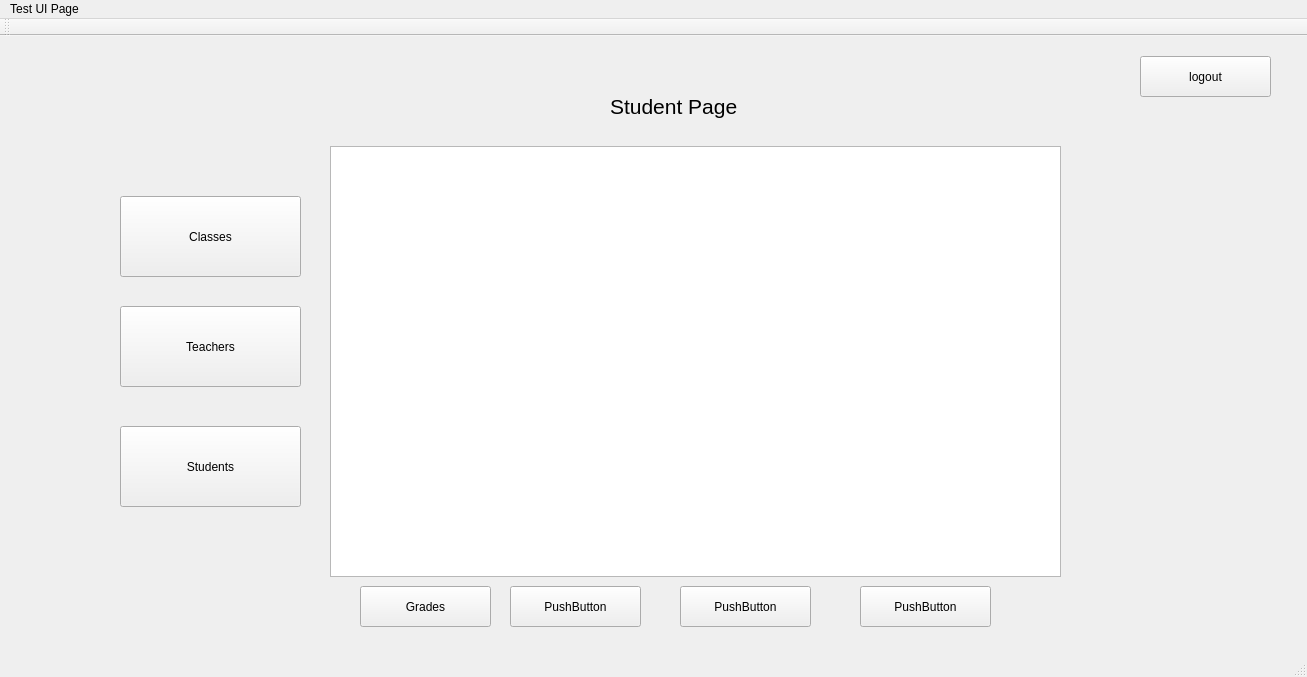
<?xml version="1.0" encoding="UTF-8"?>
<ui version="4.0">
 <class>MyWindow</class>
 <widget class="QMainWindow" name="MyWindow">
  <property name="geometry">
   <rect>
    <x>0</x>
    <y>0</y>
    <width>1307</width>
    <height>677</height>
   </rect>
  </property>
  <property name="windowTitle">
   <string>MyWindow</string>
  </property>
  <widget class="QWidget" name="centralWidget">
   <widget class="QStackedWidget" name="stackedWidget">
    <property name="geometry">
     <rect>
      <x>20</x>
      <y>-10</y>
      <width>1301</width>
      <height>631</height>
     </rect>
    </property>
    <property name="currentIndex">
     <number>1</number>
    </property>
    <widget class="QWidget" name="page">
     <widget class="QGroupBox" name="groupBox">
      <property name="geometry">
       <rect>
        <x>190</x>
        <y>90</y>
        <width>551</width>
        <height>361</height>
       </rect>
      </property>
      <property name="title">
       <string>Login</string>
      </property>
      <widget class="QPushButton" name="pushButton">
       <property name="geometry">
        <rect>
         <x>40</x>
         <y>160</y>
         <width>381</width>
         <height>51</height>
        </rect>
       </property>
       <property name="text">
        <string>Login</string>
       </property>
      </widget>
      <widget class="QSplitter" name="splitter">
       <property name="geometry">
        <rect>
         <x>40</x>
         <y>60</y>
         <width>234</width>
         <height>25</height>
        </rect>
       </property>
       <property name="orientation">
        <enum>Qt::Horizontal</enum>
       </property>
       <widget class="QLabel" name="label">
        <property name="font">
         <font>
          <pointsize>16</pointsize>
         </font>
        </property>
        <property name="text">
         <string>love of money</string>
        </property>
       </widget>
       <widget class="QLineEdit" name="usernameLE"/>
      </widget>
      <widget class="QSplitter" name="splitter_2">
       <property name="geometry">
        <rect>
         <x>40</x>
         <y>119</y>
         <width>235</width>
         <height>25</height>
        </rect>
       </property>
       <property name="orientation">
        <enum>Qt::Horizontal</enum>
       </property>
       <widget class="QLabel" name="label_2">
        <property name="font">
         <font>
          <pointsize>16</pointsize>
         </font>
        </property>
        <property name="text">
         <string>Password :</string>
        </property>
       </widget>
       <widget class="QLineEdit" name="passwordLE"/>
      </widget>
     </widget>
     <widget class="QLabel" name="label_7">
      <property name="geometry">
       <rect>
        <x>780</x>
        <y>160</y>
        <width>251</width>
        <height>131</height>
       </rect>
      </property>
      <property name="font">
       <font>
        <pointsize>12</pointsize>
       </font>
      </property>
      <property name="text">
       <string>Currently only LOGOUT button works on every other page. Use it to return to this page.                              Username and Password Combinations: admin/admin student/student  teacher/teacher</string>
      </property>
      <property name="wordWrap">
       <bool>true</bool>
      </property>
     </widget>
    </widget>
    <widget class="QWidget" name="page_2">
     <widget class="QPushButton" name="class_button">
      <property name="geometry">
       <rect>
        <x>100</x>
        <y>170</y>
        <width>181</width>
        <height>81</height>
       </rect>
      </property>
      <property name="text">
       <string>Classes</string>
      </property>
     </widget>
     <widget class="QPushButton" name="teachers_button">
      <property name="geometry">
       <rect>
        <x>100</x>
        <y>280</y>
        <width>181</width>
        <height>81</height>
       </rect>
      </property>
      <property name="text">
       <string>Teachers</string>
      </property>
     </widget>
     <widget class="QPushButton" name="studen_button">
      <property name="geometry">
       <rect>
        <x>100</x>
        <y>400</y>
        <width>181</width>
        <height>81</height>
       </rect>
      </property>
      <property name="text">
       <string>Students</string>
      </property>
     </widget>
     <widget class="QPushButton" name="logout_button">
      <property name="geometry">
       <rect>
        <x>1120</x>
        <y>30</y>
        <width>131</width>
        <height>41</height>
       </rect>
      </property>
      <property name="text">
       <string>logout</string>
      </property>
     </widget>
     <widget class="QListWidget" name="listWidget">
      <property name="geometry">
       <rect>
        <x>310</x>
        <y>120</y>
        <width>731</width>
        <height>431</height>
       </rect>
      </property>
     </widget>
     <widget class="QPushButton" name="grades_button">
      <property name="geometry">
       <rect>
        <x>340</x>
        <y>560</y>
        <width>131</width>
        <height>41</height>
       </rect>
      </property>
      <property name="text">
       <string>Grades</string>
      </property>
     </widget>
     <widget class="QPushButton" name="pushButton_10">
      <property name="geometry">
       <rect>
        <x>840</x>
        <y>560</y>
        <width>131</width>
        <height>41</height>
       </rect>
      </property>
      <property name="text">
       <string>PushButton</string>
      </property>
     </widget>
     <widget class="QPushButton" name="pushButton_11">
      <property name="geometry">
       <rect>
        <x>660</x>
        <y>560</y>
        <width>131</width>
        <height>41</height>
       </rect>
      </property>
      <property name="text">
       <string>PushButton</string>
      </property>
     </widget>
     <widget class="QPushButton" name="pushButton_12">
      <property name="geometry">
       <rect>
        <x>490</x>
        <y>560</y>
        <width>131</width>
        <height>41</height>
       </rect>
      </property>
      <property name="text">
       <string>PushButton</string>
      </property>
     </widget>
     <widget class="QLabel" name="label_3">
      <property name="geometry">
       <rect>
        <x>590</x>
        <y>40</y>
        <width>191</width>
        <height>81</height>
       </rect>
      </property>
      <property name="font">
       <font>
        <pointsize>16</pointsize>
       </font>
      </property>
      <property name="text">
       <string>Student Page</string>
      </property>
     </widget>
    </widget>
    <widget class="QWidget" name="page_3">
     <widget class="QPushButton" name="grades_button_2">
      <property name="geometry">
       <rect>
        <x>330</x>
        <y>550</y>
        <width>131</width>
        <height>41</height>
       </rect>
      </property>
      <property name="text">
       <string>Grades</string>
      </property>
     </widget>
     <widget class="QPushButton" name="teachers_button_2">
      <property name="geometry">
       <rect>
        <x>110</x>
        <y>270</y>
        <width>181</width>
        <height>81</height>
       </rect>
      </property>
      <property name="text">
       <string>Teacher</string>
      </property>
     </widget>
     <widget class="QPushButton" name="studen_button_2">
      <property name="geometry">
       <rect>
        <x>110</x>
        <y>390</y>
        <width>181</width>
        <height>81</height>
       </rect>
      </property>
      <property name="text">
       <string>Student</string>
      </property>
     </widget>
     <widget class="QPushButton" name="logout_button_2">
      <property name="geometry">
       <rect>
        <x>1130</x>
        <y>20</y>
        <width>131</width>
        <height>41</height>
       </rect>
      </property>
      <property name="text">
       <string>Logout</string>
      </property>
     </widget>
     <widget class="QListWidget" name="listWidget_2">
      <property name="geometry">
       <rect>
        <x>320</x>
        <y>110</y>
        <width>731</width>
        <height>431</height>
       </rect>
      </property>
     </widget>
     <widget class="QPushButton" name="class_button_2">
      <property name="geometry">
       <rect>
        <x>110</x>
        <y>160</y>
        <width>181</width>
        <height>81</height>
       </rect>
      </property>
      <property name="text">
       <string>Class</string>
      </property>
     </widget>
     <widget class="QPushButton" name="pushButton_13">
      <property name="geometry">
       <rect>
        <x>670</x>
        <y>550</y>
        <width>131</width>
        <height>41</height>
       </rect>
      </property>
      <property name="text">
       <string>Del</string>
      </property>
     </widget>
     <widget class="QLabel" name="label_4">
      <property name="geometry">
       <rect>
        <x>600</x>
        <y>30</y>
        <width>191</width>
        <height>81</height>
       </rect>
      </property>
      <property name="font">
       <font>
        <pointsize>16</pointsize>
       </font>
      </property>
      <property name="text">
       <string>TEACHER PAGE</string>
      </property>
     </widget>
     <widget class="QPushButton" name="pushButton_14">
      <property name="geometry">
       <rect>
        <x>850</x>
        <y>550</y>
        <width>131</width>
        <height>41</height>
       </rect>
      </property>
      <property name="text">
       <string>WOO</string>
      </property>
     </widget>
     <widget class="QPushButton" name="pushButton_15">
      <property name="geometry">
       <rect>
        <x>500</x>
        <y>550</y>
        <width>131</width>
        <height>41</height>
       </rect>
      </property>
      <property name="text">
       <string>Add</string>
      </property>
     </widget>
    </widget>
    <widget class="QWidget" name="page_4">
     <widget class="QLabel" name="label_5">
      <property name="geometry">
       <rect>
        <x>270</x>
        <y>110</y>
        <width>781</width>
        <height>331</height>
       </rect>
      </property>
      <property name="font">
       <font>
        <pointsize>48</pointsize>
       </font>
      </property>
      <property name="text">
       <string>POWER OVVERWHELMING</string>
      </property>
     </widget>
     <widget class="QPushButton" name="logout_button_3">
      <property name="geometry">
       <rect>
        <x>1140</x>
        <y>30</y>
        <width>131</width>
        <height>41</height>
       </rect>
      </property>
      <property name="text">
       <string>Logout</string>
      </property>
     </widget>
     <widget class="QLabel" name="label_6">
      <property name="geometry">
       <rect>
        <x>590</x>
        <y>150</y>
        <width>181</width>
        <height>91</height>
       </rect>
      </property>
      <property name="text">
       <string>Admin Page</string>
      </property>
     </widget>
    </widget>
   </widget>
  </widget>
  <widget class="QMenuBar" name="menuBar">
   <property name="geometry">
    <rect>
     <x>0</x>
     <y>0</y>
     <width>1307</width>
     <height>26</height>
    </rect>
   </property>
   <widget class="QMenu" name="menuTest_UI_Page">
    <property name="title">
     <string>Test UI Page</string>
    </property>
   </widget>
   <addaction name="menuTest_UI_Page"/>
  </widget>
  <widget class="QToolBar" name="mainToolBar">
   <attribute name="toolBarArea">
    <enum>TopToolBarArea</enum>
   </attribute>
   <attribute name="toolBarBreak">
    <bool>false</bool>
   </attribute>
  </widget>
  <widget class="QStatusBar" name="statusBar"/>
 </widget>
 <layoutdefault spacing="6" margin="11"/>
 <resources/>
 <connections/>
</ui>
